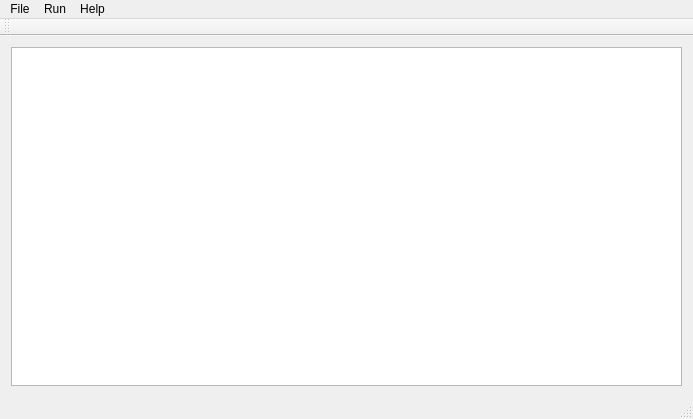
<?xml version="1.0" encoding="UTF-8"?>
<ui version="4.0">
 <class>MainWindow</class>
 <widget class="QMainWindow" name="MainWindow">
  <property name="geometry">
   <rect>
    <x>0</x>
    <y>0</y>
    <width>693</width>
    <height>419</height>
   </rect>
  </property>
  <property name="windowTitle">
   <string>Arcas Execution Layer</string>
  </property>
  <widget class="QWidget" name="centralWidget">
   <property name="enabled">
    <bool>true</bool>
   </property>
   <layout class="QVBoxLayout" name="verticalLayout">
    <item>
     <widget class="QTableWidget" name="tableWidget"/>
    </item>
   </layout>
  </widget>
  <widget class="QMenuBar" name="menuBar">
   <property name="geometry">
    <rect>
     <x>0</x>
     <y>0</y>
     <width>693</width>
     <height>25</height>
    </rect>
   </property>
   <widget class="QMenu" name="menuFile">
    <property name="title">
     <string>File</string>
    </property>
    <addaction name="actionOpenPlan"/>
    <addaction name="actionClosePlan"/>
    <addaction name="separator"/>
    <addaction name="actionExit"/>
   </widget>
   <widget class="QMenu" name="menuRun">
    <property name="title">
     <string>Run</string>
    </property>
    <addaction name="actionExecute"/>
   </widget>
   <widget class="QMenu" name="menuHelp">
    <property name="title">
     <string>Help</string>
    </property>
    <addaction name="actionAboutAEL"/>
   </widget>
   <addaction name="menuFile"/>
   <addaction name="menuRun"/>
   <addaction name="menuHelp"/>
  </widget>
  <widget class="QToolBar" name="mainToolBar">
   <attribute name="toolBarArea">
    <enum>TopToolBarArea</enum>
   </attribute>
   <attribute name="toolBarBreak">
    <bool>false</bool>
   </attribute>
  </widget>
  <widget class="QStatusBar" name="statusBar"/>
  <action name="actionOpenPlan">
   <property name="text">
    <string>Open plan...</string>
   </property>
  </action>
  <action name="actionClosePlan">
   <property name="text">
    <string>Close plan</string>
   </property>
  </action>
  <action name="actionExit">
   <property name="text">
    <string>Exit</string>
   </property>
  </action>
  <action name="actionExecute">
   <property name="enabled">
    <bool>false</bool>
   </property>
   <property name="text">
    <string>Execute</string>
   </property>
  </action>
  <action name="actionAboutAEL">
   <property name="text">
    <string>About Arcas Exec Layer...</string>
   </property>
   <property name="toolTip">
    <string>About Arcas Exec Layer</string>
   </property>
  </action>
 </widget>
 <layoutdefault spacing="6" margin="11"/>
 <resources/>
 <connections>
  <connection>
   <sender>actionExit</sender>
   <signal>triggered()</signal>
   <receiver>MainWindow</receiver>
   <slot>close()</slot>
   <hints>
    <hint type="sourcelabel">
     <x>-1</x>
     <y>-1</y>
    </hint>
    <hint type="destinationlabel">
     <x>346</x>
     <y>209</y>
    </hint>
   </hints>
  </connection>
 </connections>
</ui>
